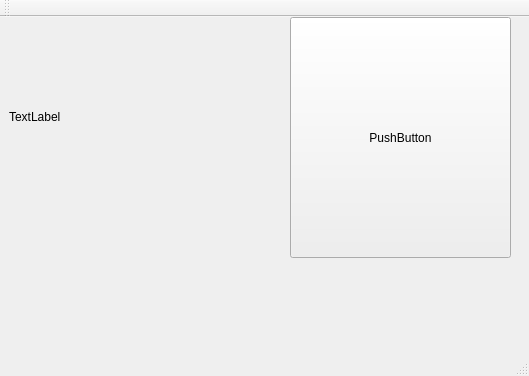
<?xml version="1.0" encoding="UTF-8"?>
<ui version="4.0">
 <class>MainWindow</class>
 <widget class="QMainWindow" name="MainWindow">
  <property name="geometry">
   <rect>
    <x>0</x>
    <y>0</y>
    <width>529</width>
    <height>376</height>
   </rect>
  </property>
  <property name="windowTitle">
   <string>MainWindow</string>
  </property>
  <widget class="QWidget" name="centralWidget">
   <widget class="QLabel" name="label">
    <property name="geometry">
     <rect>
      <x>9</x>
      <y>9</y>
      <width>271</width>
      <height>181</height>
     </rect>
    </property>
    <property name="text">
     <string>TextLabel</string>
    </property>
    <property name="scaledContents">
     <bool>true</bool>
    </property>
   </widget>
   <widget class="QPushButton" name="pushButton">
    <property name="geometry">
     <rect>
      <x>290</x>
      <y>0</y>
      <width>221</width>
      <height>241</height>
     </rect>
    </property>
    <property name="minimumSize">
     <size>
      <width>75</width>
      <height>90</height>
     </size>
    </property>
    <property name="text">
     <string>PushButton</string>
    </property>
    <property name="autoDefault">
     <bool>false</bool>
    </property>
   </widget>
  </widget>
  <widget class="QMenuBar" name="menuBar">
   <property name="geometry">
    <rect>
     <x>0</x>
     <y>0</y>
     <width>529</width>
     <height>23</height>
    </rect>
   </property>
  </widget>
  <widget class="QToolBar" name="mainToolBar">
   <attribute name="toolBarArea">
    <enum>TopToolBarArea</enum>
   </attribute>
   <attribute name="toolBarBreak">
    <bool>false</bool>
   </attribute>
  </widget>
  <widget class="QStatusBar" name="statusBar"/>
 </widget>
 <layoutdefault spacing="6" margin="11"/>
 <resources/>
 <connections/>
</ui>
